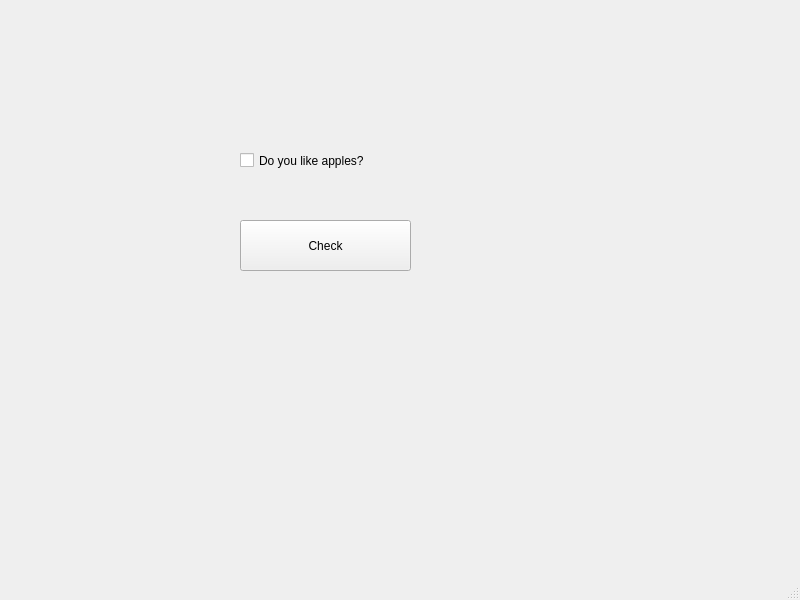
<?xml version="1.0" encoding="UTF-8"?>
<ui version="4.0">
 <class>MainWindow</class>
 <widget class="QMainWindow" name="MainWindow">
  <property name="geometry">
   <rect>
    <x>0</x>
    <y>0</y>
    <width>800</width>
    <height>600</height>
   </rect>
  </property>
  <property name="windowTitle">
   <string>MainWindow</string>
  </property>
  <widget class="QWidget" name="centralwidget">
   <widget class="QCheckBox" name="checkBox">
    <property name="geometry">
     <rect>
      <x>240</x>
      <y>140</y>
      <width>131</width>
      <height>41</height>
     </rect>
    </property>
    <property name="text">
     <string>Do you like apples?</string>
    </property>
   </widget>
   <widget class="QPushButton" name="pushButton">
    <property name="geometry">
     <rect>
      <x>240</x>
      <y>220</y>
      <width>171</width>
      <height>51</height>
     </rect>
    </property>
    <property name="text">
     <string>Check</string>
    </property>
   </widget>
  </widget>
  <widget class="QMenuBar" name="menubar">
   <property name="geometry">
    <rect>
     <x>0</x>
     <y>0</y>
     <width>800</width>
     <height>22</height>
    </rect>
   </property>
  </widget>
  <widget class="QStatusBar" name="statusbar"/>
 </widget>
 <resources/>
 <connections/>
</ui>
